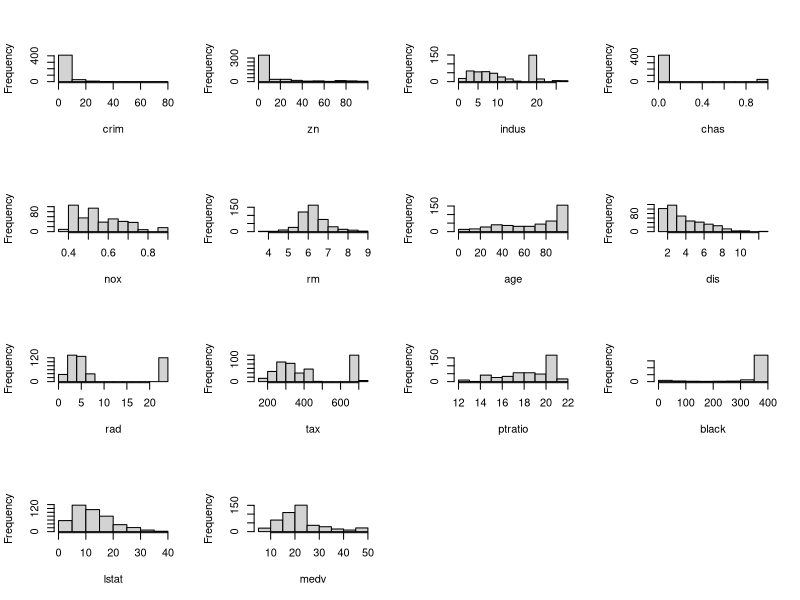
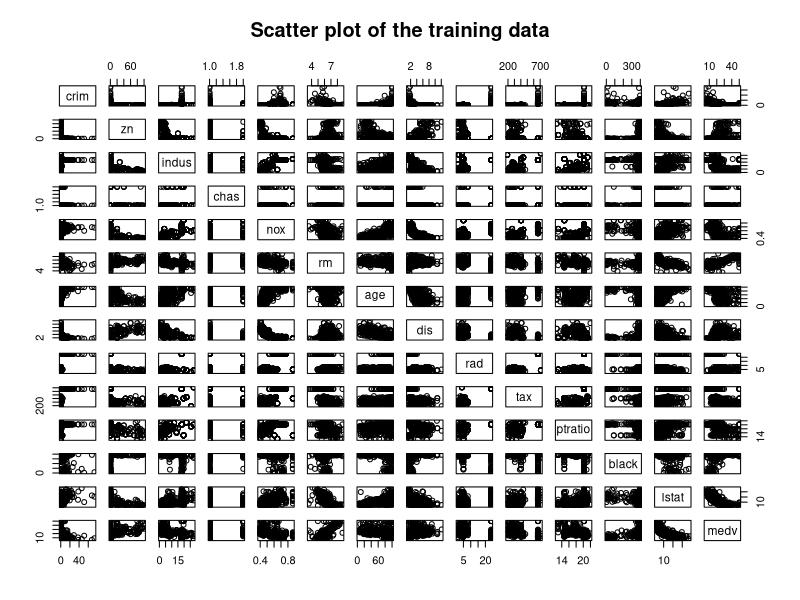
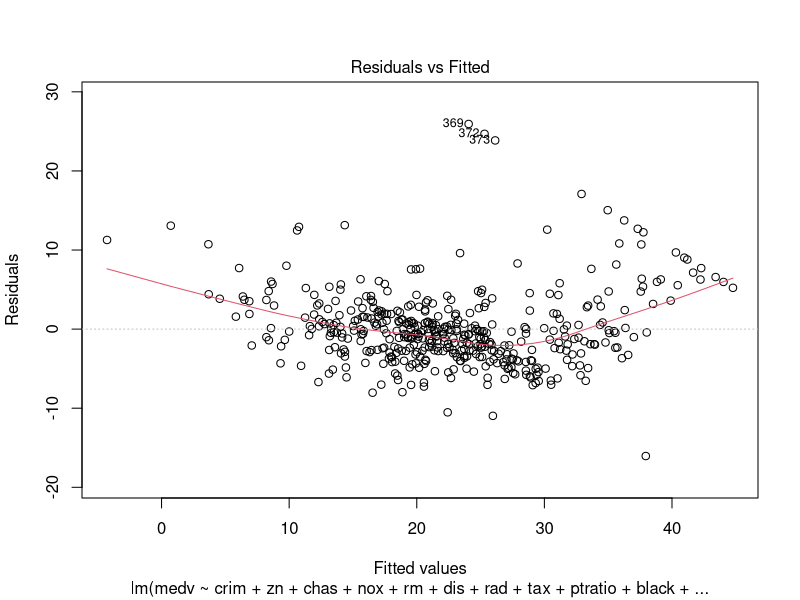
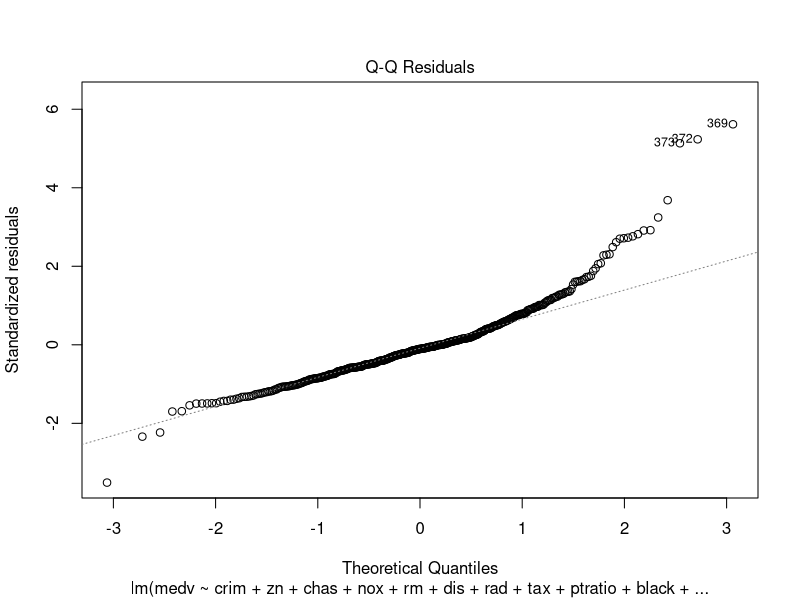
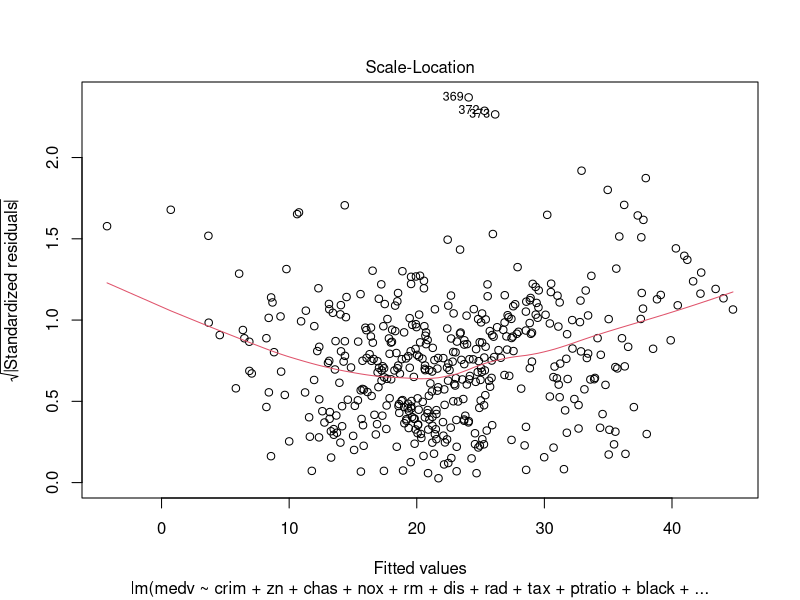
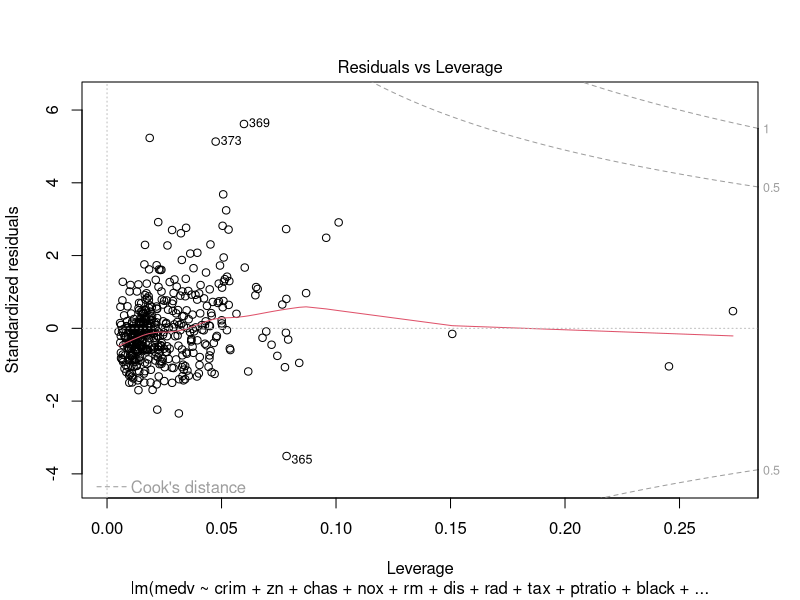

Write the R code that produced these figures, in order. (Note: this script raises an error after producing the figures.)
###################
# Data Mining Hw2 #
###################

###############
# Boston data #
###############
library(MASS)
data(Boston); #this data is in MASS package

set.seed(7046001)
n<-nrow(Boston)
m<-ncol(Boston)
sampleIndex<-sample(n,n*0.9,replace=F)
Boston_train<-Boston[sampleIndex,]  #get sample
Boston_test <-Boston[-sampleIndex,]
varnames<-colnames(Boston_train) 
#explore---------------------
summary(Boston_train)
par(mfrow=c(4,4))
for(i in 1:m){
  hist(Boston_train[,i],main="",xlab=varnames[i])
}
par(mfrow=c(1,1))


Boston_train$chas <-as.factor(Boston_train$chas)

pairs(Boston_train, main = "Scatter plot of the training data",
      pch = 21)
#Model selection---------------------------------
#include all the predictors  (model_1)
model_1 = lm(medv ~ crim + zn + indus + chas +  nox + rm + age + dis + rad + tax + ptratio + black + lstat, data = Boston_train)
summary(model_1)
#stepwise
model_step1 = step(model_1, direction="both")
# model_step1 = lm(formula = medv ~ crim + zn + chas + nox + rm + dis + rad + 
#                   tax + ptratio + black + lstat, data = Boston_train)
# 
# model_0 = lm(medv ~ 1, data = Boston_train)
# summary(model_0)
# model_step0 = step(model_0, scope = list(lower = model_0 , upper = model_1),direction="both")
summary(model_step1)
plot(model_step1)

# boxcox(model_step1,lambda=seq(-1,1,by=.1))
# Boston_train$y <- (Boston_train$medv^0.1313131-1)/0.1313131
# model_step1b = lm(formula = y ~ crim + zn + chas + nox + rm + dis + rad + 
#                    +  tax + ptratio + black + lstat, data = Boston_train)
# summary(model_step1b)
# plot(model_step1b)

model2 <- lm(formula = y ~ crim + zn + chas + nox + rm + dis + rad + 
                                   +  tax + ptratio + black + lstat, data = Boston_train)



#interaction
lm(medv ~ crim + zn + crim:zn, data = Boston_train)
# The following way automatically add the main effects of crim and zn
lm(medv ~ crim * zn, data = Boston_train)


#Evaluating model fitness
#MSE
model_summary = summary(model_1)
(model_summary$sigma)^2
#R2
model_summary$r.squared
#adjusted R2
model_summary$adj.r.squared

#AIC
AIC(model_1)
#BIC
BIC(model_1)

pi = predict(object = model_1, newdata = Boston_test)
#Mean Squared Error (MSE): average of the squared differences between the predicted and actual values

mean((pi - Boston_test$medv)^2)

#Model Selection



#################
# 2. Simulation #
#################


set.seed(7046001)

library(stats)
###  1.a)
# Normally distributed numbers, a 200 of them.
nv <- c(25,100,200,500,5000)
sigs<- c(0.1,0.5,1)
output <- NULL
modelt <- NULL
i=1
for (n in nv){
  for (sig in sigs){
    #   sig<- 1
    z1 <- rnorm(n)
    x1 <- 2 + 0.5*z1      # Makes a vector x out of the vector z
    summary(x1)
    z2 <- rnorm(n)
    x2 <- 0.1*z2-1
    x3 <- x1*x2
    
    # An OLS model
    u <- rnorm(n,sd=sig)
    y <- 4 + 0.9*x1 + 3*x2 + u  #true model
    summary(y)
    
    #you may want to generate data in another file and save above data as data1.Rdata
    #so that you can use the same data set in future
    # then load the previous saved data
    
    #  load("E:\\WORK\\Course\\Spring 05\\QA727\\data1.RData")
    
    # A regression
    model <- lm(y ~ x1+x2+x3)
    summary(model)
    
    #stepwise
    model.step<-step(model)#based on AIC
    
    # manually, try other criteria, e.g. R2, MSE etc
    allmodel <- c(y ~ x1+x2+x3,y ~ x1+x2,y ~ x1+x3,y ~ x2+x3,y ~ x1,y ~ x2,y ~ x3 )
    for(temp in allmodel){
      model123 <- lm(temp)
      summodel <-summary(model123)
      AIC1  <- AIC(model123)
      R2    <- summodel$r.squared
      AdjR2 <- summodel$adj.r.squared
      MSE   <- (summodel$sigma)^2
      modelt[[i]] <-summodel
      output[[i]] <- data.frame(i,n,sig,model=Reduce(paste, deparse(temp)),AIC1,MSE,R2,AdjR2)
      i <- i+1
    }
  }
}
output1 <- do.call(rbind,output)
write.csv(output1,"F:\\school\\DataMining\\hw\\hw2\\Qn2.csv")
modelt[[60]]  #using AIC, MSE or Adj R2
modelt[[57]]  #using R2

##########################
# 3. MC Simulation study #
##########################

set.seed(7046001)

list.MSE <- NULL
list.beta0 <- NULL
list.beta1 <- NULL
list.beta2 <- NULL
x1 <- rnorm(n = 200, mean = 2, sd = 0.5)
x2 <- rnorm(n = 200, mean = -1, sd = 0.1)  
for(j in 1:100) 
  #for 100 times  
{		
  u <- rnorm(n = 200, mean = 0, sd = 1)		
  y <- 4 + 0.9 * x1 + 3 * x2 + u #simulate the response variable		
  lm.out <- lm(y ~ x1+x2) #fit a linear regression model		
  summary <- summary(lm.out) 		
  list.MSE[j] <- (summary$sigma)^2           # get the model MSE for each m		
  list.beta0[j] <- summary$coefficients[1]   # get the estimate of the intercept for each m	
  list.beta1[j] <- summary$coefficients[2]   # get the estimate of the coefficient of x1 for each m	
  list.beta2[j] <- summary$coefficients[3]   # get the estimate of the coefficient of x2 for each m	
}
#average estimated model MSE------------
MSE <- mean(list.MSE)		
# get the average MSE of the 200 model MSEs
beta0 <- mean(list.beta0)	
# get the average estiamte value of the intercept 
beta1 <- mean(list.beta1)	
# get the average estiamte value of the coefficient of x1
beta2 <- mean(list.beta2)	
# get the average estiamte value of the coefficient of x2-----------------
mean.beta <- c(beta0, beta1, beta2)	
mean.theta <- c(mean.beta, MSE)
# make the above three estimates into one vector
#estimation bias--------------
bias.beta <- c(beta0 - 4, beta1 - 0.9, beta2 - 3)	
bias.theta <- c(bias.beta,MSE-1 )
# get the bias of the coefficients estimate
#variance-----------------
var.beta0 <- var(list.beta0)	# get variance of the intercept estimates
var.beta1 <- var(list.beta1)	# get variance of x1 coefficient estimates
var.beta2 <- var(list.beta2)	# get variance of x2 coefficient estimates
var.beta  <- c(var.beta0, var.beta1, var.beta2)	# make the above three variances into one vector
var1.beta0 <- 99/100*var(list.beta0)  # get variance of the intercept estimates
var1.beta1 <- 99/100*var(list.beta1)	# get variance of x1 coefficient estimates
var1.beta2 <- 99/100*var(list.beta2)	# get variance of x2 coefficient estimates
var1.beta  <- c(var1.beta0, var1.beta1, var1.beta2)
var1.MSE   <- 99/100*var(list.MSE)
var1.theta <-c(var1.beta, var1.MSE)
#mse-----------
mse.beta0 <- bias.beta[1]^2 + var1.beta0
mse.beta1 <- bias.beta[2]^2 + var1.beta1
mse.beta2 <- bias.beta[3]^2 + var1.beta2
mse.beta  <- c(mse.beta0, mse.beta1, mse.beta2)	
mse.MSE   <- bias.theta[4]^2 + var1.MSE
mse.theta <-c(mse.beta,mse.MSE)
# get the mse of the coefficient estimates
# print the results
true.beta <- c(4,0.9,3)
true.beta
mean.beta
bias.beta
var.beta
mse.beta
MSE

c(4,0.9,3,1)
mean.theta
bias.theta
var1.theta
mse.theta
par(mfrow=c(2,2))
hist(list.beta0,freq=FALSE,main="Distribution of estimated beta0",xlab="estimated beta0")
lines(density(list.beta0),col='red')
hist(list.beta1,freq=FALSE,ylim=c(0,3.5),main="Distribution of estimated beta1",xlab="estimated beta1")
lines(density(list.beta1),col='red')
hist(list.beta2,freq=FALSE,main="Distribution of estimated beta2",xlab="estimated beta2")
lines(density(list.beta2),col='red')
hist(list.MSE,freq=FALSE,ylim=c(0,4),main="Distribution of MSE",xlab="MSE")
lines(density(list.MSE),col='red')
par(mfrow=c(1,1))
